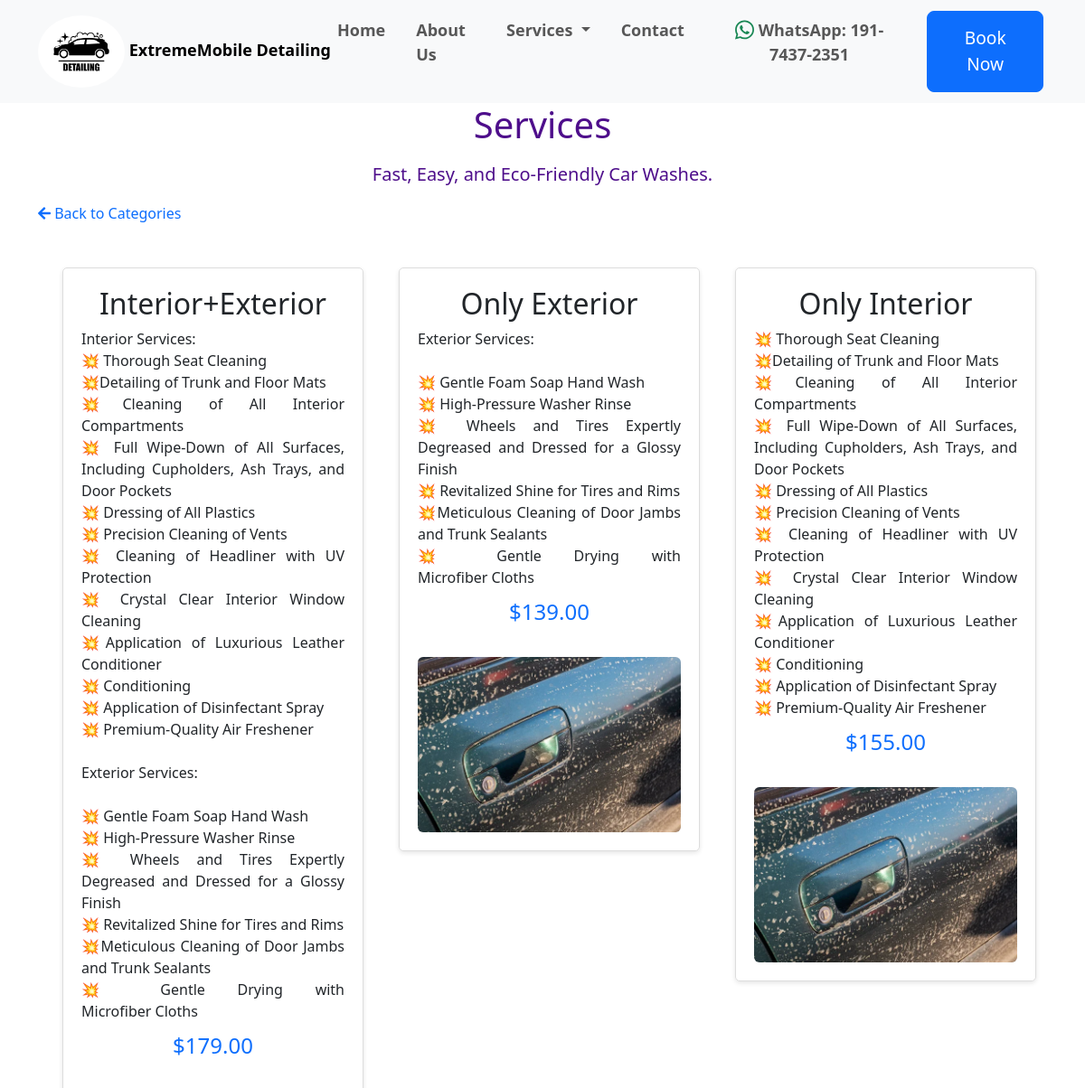
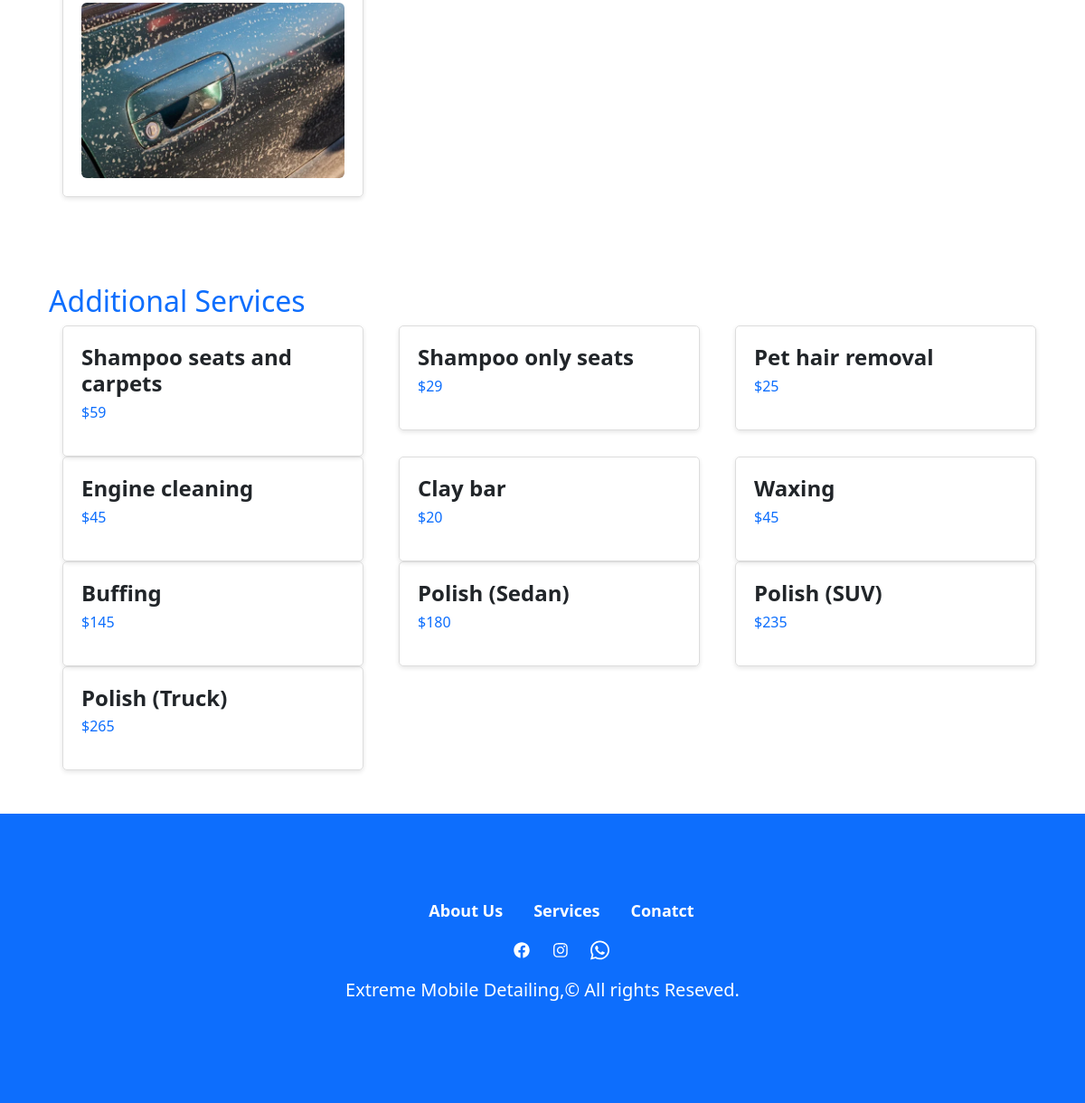
The app's page /category-service-list/2 with its own data (2 pictures, top to bottom).
### todo/models.py (models this page shows, shortened)
class CarService(models.Model):
    title = models.CharField(max_length=100)
    description = models.TextField()
    before_pics = models.ImageField()
    after_pics = models.ImageField()
    price = models.DecimalField(max_digits=8, decimal_places=2)
    categories = models.ForeignKey( Category,on_delete=models.CASCADE)

### todo/views.py (the view)
# urls.py: path('category-service-list/<int:cat_id>',views.category_service_list,name='category-service-list'),
def category_service_list(request, cat_id):
    additional_services = [
        {'title': 'Shampoo seats and carpets', 'price': 59},
        {'title': 'Shampoo only seats', 'price': 29},
        {'title': 'Pet hair removal', 'price': 25},
        {'title': 'Engine cleaning', 'price': 45},
        {'title': 'Clay bar', 'price': 20},
        {'title': 'Waxing', 'price': 45},
        {'title': 'Buffing', 'price': 145},
        {'title': 'Polish (Sedan)', 'price': 180},
        {'title': 'Polish (SUV)', 'price': 235},
        {'title': 'Polish (Truck)', 'price': 265},
    ]
    category = Category.objects.get(id=cat_id)
    data = CarService.objects.filter(categories=category).order_by('-id')
    return render(request, 'services_list.html', {'data': data, 'additional_services': additional_services})

### templates/services_list.html (shortened to what this page needs)
{% extends "base.html" %}
{% block content %}
<section class="section-content">
  <div class="container">
    <div class="row">
      <div class="col-md-12">
        <h1 class="text-center mb-3" style="color: rgb(78, 14, 139)">Services</h1>
        <p class="lead text-center" style="color: rgb(78, 14, 139);">Fast, Easy, and Eco-Friendly Car Washes.</p>
      </div>
    </div>
  </div>
</section>
<div class="container">
  <a href="{% url 'category_list' %}" style="text-decoration: none;"><i class="fas fa-arrow-left"></i> Back to Categories</a>
</div>
<div class="container">
  <section class="services py-5">
      <div class="services-container">
          <div class="container">
              <div class="row">
                  {% for c in data %}
                  <div class="col-md-4">
                      <div class="service-card d-flex flex-column align-items-center text-center">
                          <h2>{{c.title}}</h2>
                          <div class="description mb-2">
                              {{ c.description|linebreaksbr }}
                          </div>
                          <div class="d-flex justify-content-between align-items-center mb-3">
                              <span class="d-flex fw-medium fs-4">
                                  <p class="text text-primary"><span class="price">${{c.price}}</span></p>
                              </span>
                          </div>
                          <div class="before-after d-flex overflow-hidden">
                              <img src="{{c.before_pics.url}}" alt="Dirty car" class="before rounded">
                          </div>
                      </div>
                  </div>
                  {% endfor %}
              </div>
          </div>
      </div>
  </section>
  <section class="additional-services py-5">
      <div class="container">
          <h2 class="text text-primary">Additional Services</h2>
          <div class="row">
              {% for service in additional_services %}
              <div class="col-md-4">
                  <div class="service-card">
                      <h4 class="service-title">{{ service.title }}</h4>
                      <p class="service-price text-primary">${{ service.price }}</p>
                  </div>
              </div>
              {% endfor %}
          </div>
      </div>
  </section>
</div>
{% endblock content %}

### templates/base.html (shortened to what this page needs)
{% load static %}
<!doctype html>
<html lang="en">
    <head>
    <link href="https://cdnjs.cloudflare.com/ajax/libs/font-awesome/5.15.4/css/all.min.css" rel="stylesheet">
    <link href="https://cdn.jsdelivr.net/npm/bootstrap@5.3.0-alpha1/dist/css/bootstrap.min.css" rel="stylesheet">
            <link rel="stylesheet" href=" {% static 'css/style.css' %}">
    </head>
    <body>
        <header class="sticky-top">
            <nav class="navbar navbar-expand-lg navbar-light  bg-light sticky-top">
                <div class="container">
                <a class="navbar-brand hd"  href="/">
                  <img class="img-fluid img-responsive" style="height: 80px; border-radius:50%" src="{% static 'images/logo.jpg' %}" alt="">
                   ExtremeMobile Detailing
                  </a>
                  <div class="collapse navbar-collapse" id="navbarNav">
                    <ul class="navbar-nav ms-auto">
                      <li class="nav-item p-1">
                        <a class="nav-link" aria-current="page" href="/">Home</a>
                      </li>
                      <li class="nav-item p-1">
                        <a class="nav-link" href="{% url 'about' %}">About Us</a>
                      </li>
                      <li class="nav-item dropdown p-1">
                        <a class="nav-link dropdown-toggle" href="#" id="navbarDropdownMenuLink" role="button" data-bs-toggle="dropdown" aria-expanded="false">
                          Services
                        </a>
                      </li>
                      <li class="nav-item p-1">
                        <a class="nav-link" href="{% url 'contact' %}" tabindex="-1">Contact</a>
                      </li>
                      <li class="nav-item p-1">
                        <a href="https://wa.me/19174372351" class="btn nav-link">
                          <i class="fab fa-whatsapp text-success fa-lg"></i> WhatsApp: 191-7437-2351
                        </a>
                      </li>
                      <li class="nav-item p-1">
                        <a href="{% url 'category_list' %}" class="btn btn-primary btn-lg btn-hero">Book Now</a>
                      </li>
                    </ul>
                  </div>
                </div>
              </nav>
        </header>
      {% block content %}
      {% endblock content %}
      {% include "footer.html" %}
        <link rel="stylesheet" href="https://cdnjs.cloudflare.com/ajax/libs/animate.css/4.1.1/animate.min.css">
    </body>
</html>

### templates/footer.html
<div class="container-fluid bg-primary d-flex justify-content-center flex-column" style="height: 40vh; width:100%;">
    <div class="row">
        <div>
            <ul class="d-flex justify-content-center text-white" style="list-style-type: none;">
                <li class="nav-item"><a href="{% url 'about' %}" class="nav-link">About Us</a></li>
                <li class="nav-item"><a href="{% url 'category_list' %}" class="nav-link ms-4">Services</a></li>
                <li class="nav-item"><a href="{% url 'contact' %}" class="nav-link ms-4">Conatct</a></li>
            </ul>
        </div>
    </div>
    <div class="row">
        <div>
            <ul class="d-flex justify-content-center text-white" style="list-style-type: none;">
                <li class="nav-item"><a href="https://www.facebook.com/extrememobiledetailingg5?mibextid=ZbWKwL " class="nav-link"><i class="fab fa-facebook"></i></a></li>
                <li class="nav-item"><a href=" https://www.instagram.com/extrememobiledetailing?igsh=YzljYTk1ODg3Zg== " class="nav-link ms-3"><i class="fab fa-instagram"></i></a></li>
                <li class="nav-item"><a href="https://wa.me/923055154190" class="nav-link ms-3"><i class="fab fa-whatsapp text-white fa-lg"></i></a></li>
            </ul>
        </div>
    </div>
    <div class="row">
      <div class="d-flex justify-content-center text-white">
        <p class="lead text-white">Extreme Mobile Detailing,&copy; All rights Reseved.</p>
      </div>
  </div>
  </div>

### static/css/style.css (style rules this page uses)
.nav-item { margin-left: 10px; font-weight: 700; font-size: 18px; }
.hd { font-weight: 600; font-size: 18px; }

### templates/services_list.html (style rules this page uses)
.service-card { margin-left: 15px; padding: 20px; border: 1px solid #ddd; border-radius: 5px; box-shadow: 0 2px 5px rgba(0, 0, 0, 0.1); transition: all 0.2s ease-in-out; }
.service-title { font-weight: bold; margin-bottom: 5px; }
.btn-hero { font-size: 1.2rem; padding: 15px 30px; }
.service-card { transition: transform 0.3s ease-in-out; }
.before-after { position: relative; }
.before-after img { width: 100%; height: auto; }
.description { text-align: justify; }

### records on screen
CarService: title "Interior+Exterior", description "Interior Services: 💥 Thorough Seat Cleaning 💥Detailing of Trunk and Floor Mats 💥Cleaning of All Interior Compartments 💥 Full Wipe-Down of All Surfaces, Including Cupholders, Ash Trays, and Door Pockets 💥 Dressing of All Plastics 💥 Precision Cleaning of Vents 💥 Cleaning of Headliner with UV Protection 💥 Crystal Clear Interior Window Cleaning 💥Application of Luxurious Leather Conditioner 💥 Conditioning 💥 Application of Disinfectant Spray 💥 Premium-Quality Air Freshener Exterior Services: 💥 Gentle Foam Soap Hand Wash 💥 High-Pressure Washer Rinse 💥 Wheels and Tires Expertly Degreased and Dressed for a Glossy Finish 💥 Revitalized Shine for Tires and Rims 💥Meticulous Cleaning of Door Jambs and…", price "179.00", before_pics (picture)
CarService: title "Only Exterior", description "Exterior Services: 💥 Gentle Foam Soap Hand Wash 💥 High-Pressure Washer Rinse 💥 Wheels and Tires Expertly Degreased and Dressed for a Glossy Finish 💥 Revitalized Shine for Tires and Rims 💥Meticulous Cleaning of Door Jambs and Trunk Sealants 💥 Gentle Drying with Microfiber Cloths", price "139.00", before_pics (picture)
CarService: title "Only Interior", description "💥 Thorough Seat Cleaning 💥Detailing of Trunk and Floor Mats 💥Cleaning of All Interior Compartments 💥 Full Wipe-Down of All Surfaces, Including Cupholders, Ash Trays, and Door Pockets 💥 Dressing of All Plastics 💥 Precision Cleaning of Vents 💥 Cleaning of Headliner with UV Protection 💥 Crystal Clear Interior Window Cleaning 💥Application of Luxurious Leather Conditioner 💥 Conditioning 💥 Application of Disinfectant Spray 💥 Premium-Quality Air Freshener", price "155.00", before_pics (picture)

### other values on screen
{{ service.title }} "Shampoo seats and carpets" "Shampoo only seats" "Pet hair removal" "Engine cleaning" "Clay bar" "Waxing" "Buffing" "Polish (Sedan)" "Polish (SUV)" "Polish (Truck)"
{{ service.price }} "59" "29" "25" "45" "20" "45" "145" "180" "235" "265"
